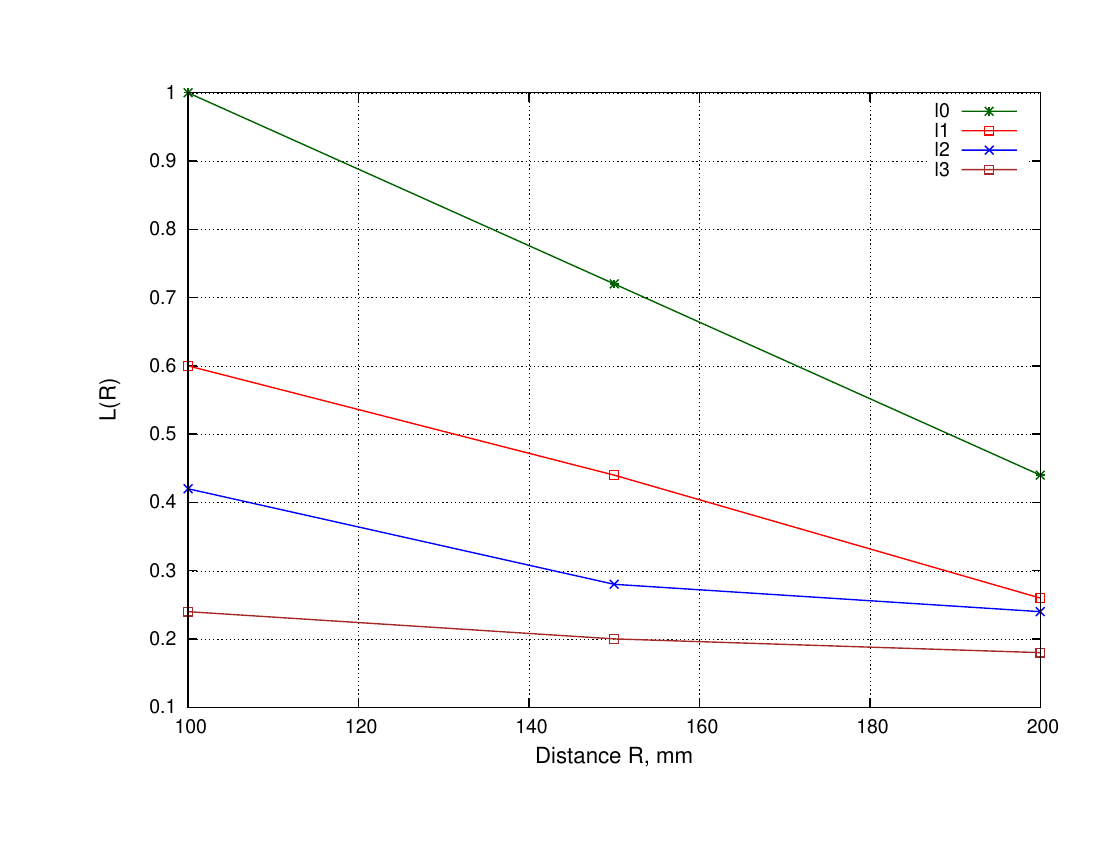

This chart was generated by the following gnuplot code:
set terminal postscript enhanced color dashed
set output "plot1.eps"
set ylabel "L(R)" font "Helvetica,16"
set xlabel "Distance R, mm"  font "Helvetica,16"
r = 100
set style line 1 lt 1 lw 1 lc rgb "black"
set style line 2 lt 1 lw 2 lc rgb "blue"
set style line 3 lt 1 lw 2 lc rgb "#006400"
set style line 4 lt 1 lw 2 lc rgb "red"
set grid
plot "datalast"\
	     ind 0 u 1:2 w lp ls 3 title "l0",\
	"" ind 0 u 1:3 w lp ls 4 title "l1",\
	"" ind 0 u 1:4 w lp ls 2 title "l2",\
	"" ind 0 u 1:5 w lp lt 1 lw 2 lc rgb "brown" title "l3"

